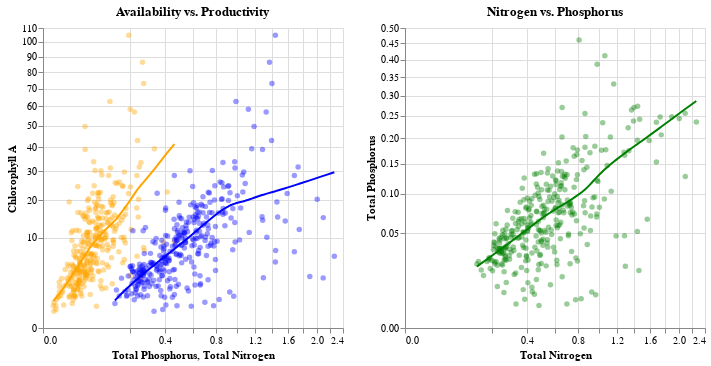

Notebook code cell kept with this figure:
### Markdown cell above
#### Nutrient Availability vs. Productivity  
There is a positive correlation between availability and productivity. Additionally, nitrogen and phosphorus are also positively correlated. We can see these relationships clearly in the plots below. In the first plot, orange denotes phosphorus while blue denotes nitrogen, and both correlate positively with chlorophyll A. In the second plot, nitrogen correlates positively with phosphorus; high levels of one seem to indicate high levels of the other.

### Code cell
phosphorus_plot + nitrogen_plot | np_plot

### Figure 1 — Vega-Lite specification as saved in the notebook (floating-point values rounded to 4 significant figures; data arrays with more than 128 entries replaced by an {"elided": "..."} marker saying what was removed)
{"$schema": "https://vega.github.io/schema/vega-lite/v5.16.3.json", "config": {"view": {"continuousHeight": 300, "continuousWidth": 300}}, "data": {"name": "data-05f4fa05fab994d8af36e0596e02740d"}, "datasets": {"data-05f4fa05fab994d8af36e0596e02740d": {"elided": "333 records"}}, "hconcat": [{"layer": [{"encoding": {"x": {"field": "Total Phosphorus", "scale": {"type": "sqrt"}, "type": "quantitative"}, "y": {"field": "Chlorophyll A", "scale": {"type": "sqrt"}, "type": "quantitative"}}, "mark": {"color": "orange", "opacity": 0.4, "type": "circle"}, "title": "Availability vs. Productivity"}, {"encoding": {"x": {"field": "Total Phosphorus", "scale": {"type": "sqrt"}, "type": "quantitative"}, "y": {"field": "Chlorophyll A", "scale": {"type": "sqrt"}, "type": "quantitative"}}, "mark": {"color": "orange", "type": "line"}, "title": "Availability vs. Productivity", "transform": [{"bandwidth": 0.8, "loess": "Chlorophyll A", "on": "Total Phosphorus"}]}, {"layer": [{"encoding": {"x": {"field": "Total Nitrogen", "scale": {"type": "sqrt"}, "type": "quantitative"}, "y": {"field": "Chlorophyll A", "scale": {"type": "sqrt"}, "type": "quantitative"}}, "mark": {"color": "blue", "opacity": 0.4, "type": "circle"}, "title": "Availability vs. Productivity"}, {"encoding": {"x": {"field": "Total Nitrogen", "scale": {"type": "sqrt"}, "type": "quantitative"}, "y": {"field": "Chlorophyll A", "scale": {"type": "sqrt"}, "type": "quantitative"}}, "mark": {"color": "blue", "type": "line"}, "title": "Availability vs. Productivity", "transform": [{"bandwidth": 0.8, "loess": "Chlorophyll A", "on": "Total Nitrogen"}]}]}]}, {"layer": [{"encoding": {"x": {"field": "Total Nitrogen", "scale": {"type": "sqrt"}, "type": "quantitative"}, "y": {"field": "Total Phosphorus", "scale": {"type": "sqrt"}, "type": "quantitative"}}, "mark": {"color": "green", "opacity": 0.4, "type": "circle"}, "title": "Nitrogen vs. Phosphorus"}, {"encoding": {"x": {"field": "Total Nitrogen", "scale": {"type": "sqrt"}, "type": "quantitative"}, "y": {"field": "Total Phosphorus", "scale": {"type": "sqrt"}, "type": "quantitative"}}, "mark": {"color": "green", "type": "line"}, "title": "Nitrogen vs. Phosphorus", "transform": [{"bandwidth": 0.8, "loess": "Total Phosphorus", "on": "Total Nitrogen"}]}]}]}
